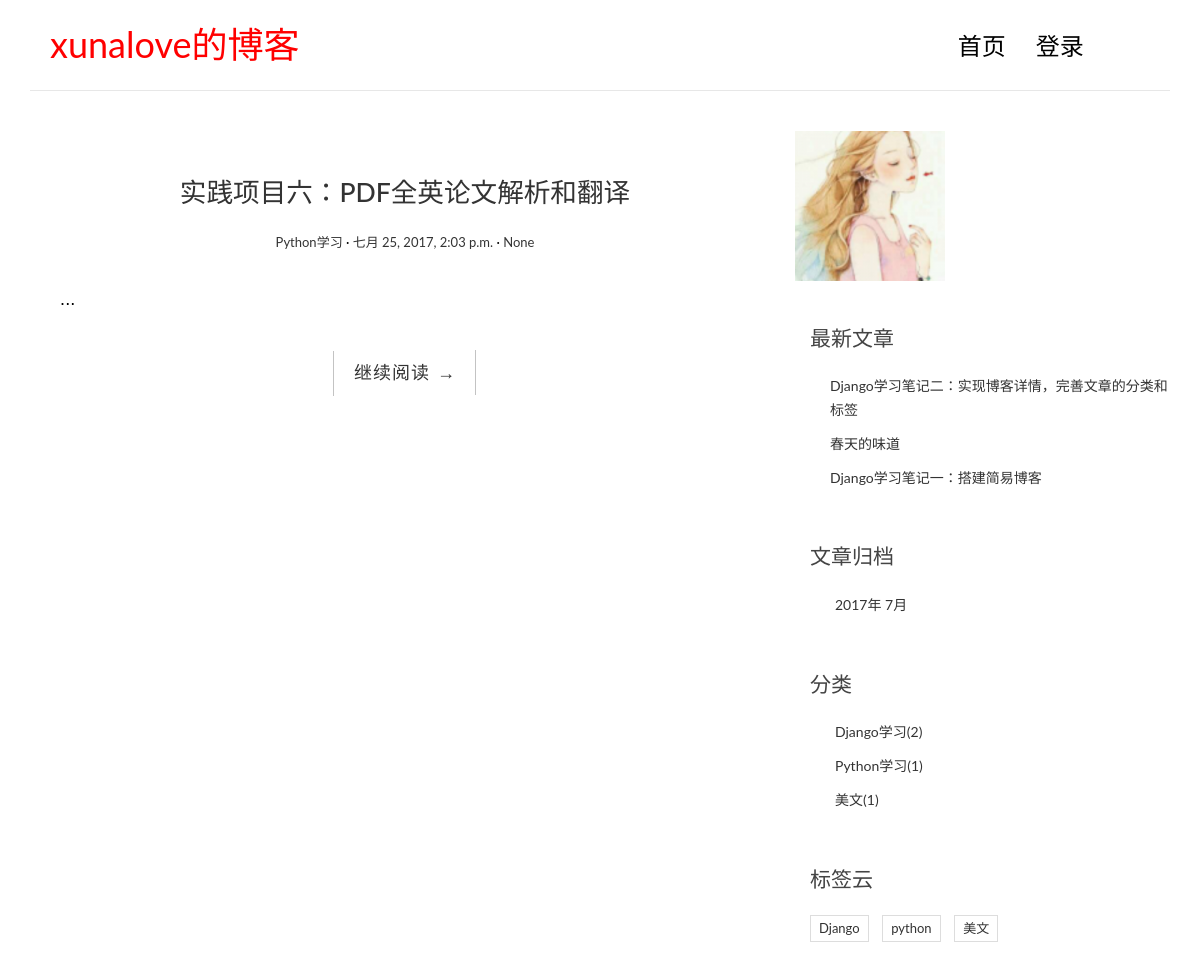
Page /category/3/ on the earlier database version.
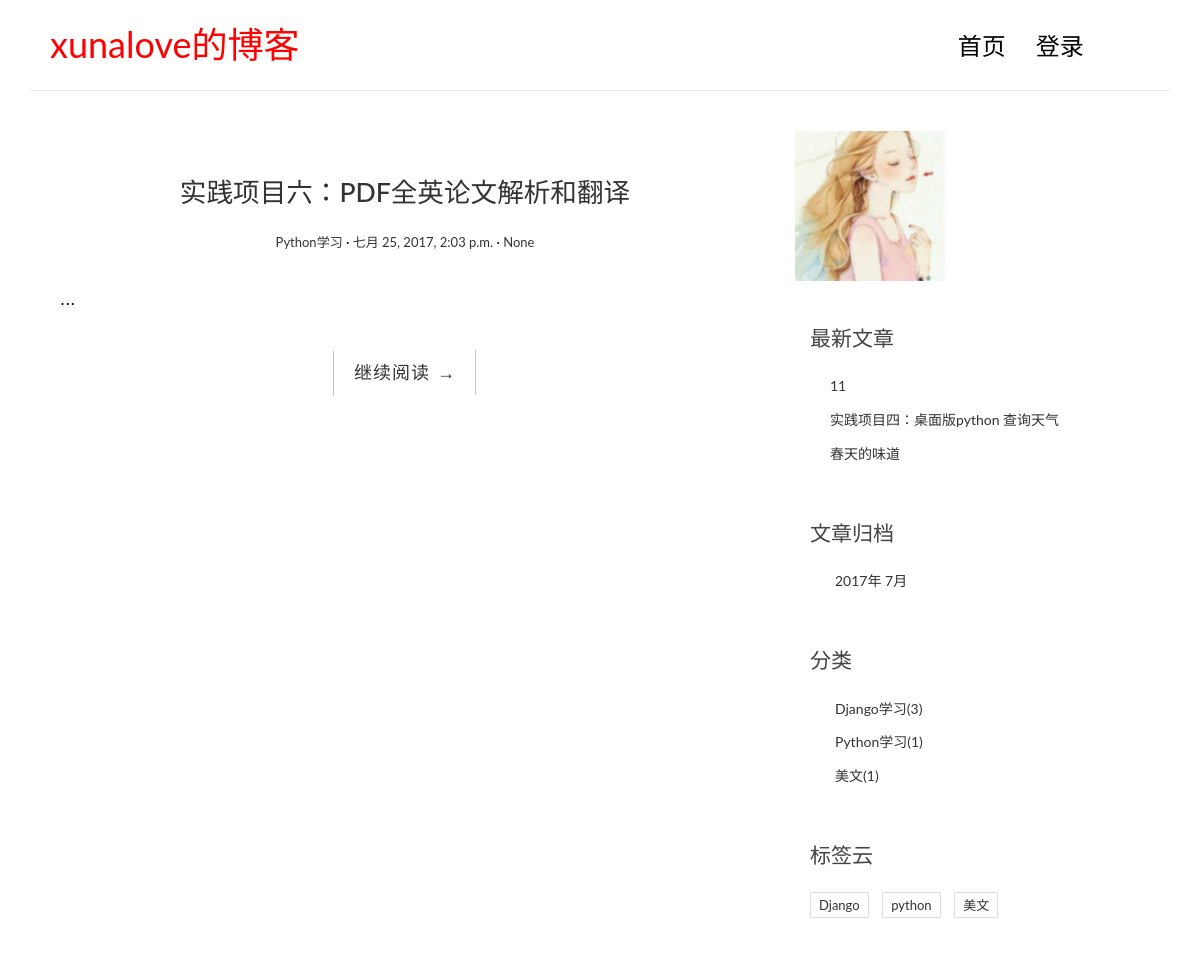
Same page on the later database version.
### blog/models.py (models this page shows, shortened)
class Article(models.Model):
    title = models.CharField(max_length=70)
    body = models.TextField()
    excerpt = models.CharField(max_length=200, blank=True)
    created_time =models.DateTimeField()
    category = models.ForeignKey(Category)
    tags = models.ManyToManyField(Tag)
    def get_absolute_url(self):
        return reverse('blog:detail', kwargs={'id':self.id})

class Category(models.Model):
    name = models.CharField(max_length=70)

class Tag(models.Model):
    name = models.CharField(max_length=100)

### blog/views.py (the view)
# urls.py: url(r'^category/(?P<id>[0-9]+)/$',views.category, name='category'),
def category(request,id):
    cate = get_object_or_404(Category,id=id)
    article_list = Article.objects.filter(category=cate).order_by('-created_time')
    return render(request, 'index.html', context={'article_list':article_list})

### blog/templatetags/blog_tags.py (called while the page is built)
@register.simple_tag
def get_recent_article(num=3):
    return Article.objects.all().order_by('-created_time')[:num]

@register.simple_tag
def archives():
    return Article.objects.dates('created_time','month',order='DESC')

@register.simple_tag
def get_categories():
    Category_list=Category.objects.annotate(num_article = Count('article'))
    return Category_list

@register.simple_tag
def get_tags():
    Tag_list=Tag.objects.annotate(num_article = Count('article'))
    return Tag_list

### templates/index.html (shortened to what this page needs)
{% load staticfiles %}
{% load blog_tags %}
<!DOCTYPE html>
<html>
<head>
    <link rel="stylesheet" href="http://code.ionicframework.com/ionicons/2.0.1/css/ionicons.min.css">
    <link rel="stylesheet" href="{% static 'blog/css/bootstrap.min.css' %}">
    <link rel="stylesheet" href="{% static 'blog/css/pace.css' %}">
    <link rel="stylesheet" href="{% static 'blog/css/custom.css' %}">
    <link rel="stylesheet" href="{% static 'blog/css/highlights/github.css' %}">
</head>
<body>
<div class="container">
    <header id="site-header">
        <div class="row">
            <div class="col-md-4 col-sm-5 col-xs-8">
                <div class="logo">
                    <h1><a href="{% url 'blog:index' %}"><b><font color="#FF0000">xunalove的博客</font></b></a></h1>
                </div>
            </div>
            <div class="col-md-8 col-sm-7 col-xs-4">
                <nav class="main-nav" role="navigation">
                    <div class="collapse navbar-collapse" id="bs-example-navbar-collapse-1">
                        <ul class="nav navbar-nav navbar-right">
                            <li class="cl-effect-11"><a href="{% url 'blog:index'%}">首页</a></li>
                            <li class="cl-effect-11"><a href="admin">登录</a></li>
                    </div>
                </nav>
            </div>
        </div>
    </header>
</div>
<div class="content-body">
    <div class="container">
        <div class="row">
            <main class="col-md-8">
                {% for post in article_list %}
                    <article class="post post-{{ post.pk }}">
                        <header class="entry-header">
                            <h1 class="entry-title">
                                <a href="single.html">{{ post.title }}</a>
                            </h1>
                            <div class="entry-meta">
                              <span class="post-category"><a href="#">{{ post.category.name }}</a></span>
                              <span class="post-date"><a href="#"><time class="entry-date"
                                                                        datetime="{{ post.created_time }}">{{ post.created_time }}</time></a></span>
                              <span class="post-tags"><a href="#">{{ post.tags.name }}</a></span>
                            </div>
                        </header>
                        <div class="entry-content clearfix">
                            <p>{{ post.excerpt }}...</p>
                            <div class="read-more cl-effect-14">
                                <a href="{{ post.get_absolute_url }}" class="more-link">继续阅读 <span class="meta-nav">→</span></a>
                            </div>
                        </div>
                    </article>
                {% empty %}
                    <div class="no-post">暂时还没有发布的文章！</div>
                {% endfor %}
            </main>
              <img src="{% static "1.jpg" %}">
            <aside class="col-md-4">
                  <div class="widget widget-recent-posts">
                      <h3 class="widget-title">最新文章</h3>
                        {% get_recent_article as recent_post_list %}
                      <ul>
                          {% for post in recent_post_list %}
                          <li>
                            <a href="{{ post.get_absolute_url }}">{{ post.title }}</a>
                          </li>
                          {% empty %}
                          暂无文章！
                          {% endfor %}
                      </ul>
                  </div>
                  <div class="widget widget-archives">
                      <h3 class="widget-title">文章归档</h3>
                      {% archives as date_list %}
                      <ul>
                        {% for date in date_list %}
                          <li>
                              <a href="{% url 'blog:archives' date.year date.month %}">{{ date.year }}年 {{ date.month }}月</a>
                          </li>
                          {% empty %}
                          暂无归档！
                          {% endfor %}
                      </ul>
                  </div>
                  <div class="widget widget-category">
                      <h3 class="widget-title">分类</h3>
                      {% get_categories as category_list %}
                      <ul>
                        {% for category in category_list %}
                          <li>
                           <a href="{% url 'blog:category' category.id %}">{{ category.name }}({{ category.num_article}})</span></a>
                          </li>
                          {% empty %}
                          暂无归档！
                          {% endfor %}
                      </ul>
                  </div>
                  <div class="widget widget-tag-cloud">
                   <h3 class="widget-title">标签云</h3>
                   {% get_tags as tag_list %}
                   <ul>
                       {% for tag in tag_list %}
                           <li>
                               <a href="{% url 'blog:tag' tag.id %}">{{ tag.name }}</a>
                           </li>
                       {% empty %}
                           暂无标签！
                       {% endfor %}
                   </ul>
                 </div>
           </aside>
      </div>
    </div>
</div>
</body>
</html>

### blog/static/blog/css/custom.css (style rules this page uses)
* { outline: none; }
h1, h2, h3, h4, h5, h6 { margin-top: 0; }
b { font-weight: 400; }
a { color: #333; }
body { color: #444; font-family: 'Lato', sans-serif; }
p { font-family: 'Ubuntu', sans-serif; font-weight: 400; word-spacing: 1px; letter-spacing: 0.01em; }
img { max-width: 100%; }
#site-header { background-color: #FFF; padding: 25px 20px; margin-bottom: 40px; border-bottom: 1px solid #e7e7e7; }
.logo h1 a { color: #000; }
.logo h1 { margin: 0; font-family: 'Lato', sans-serif; font-weight: 300; }
.main-nav { margin-top: 11px; max-width: 95%; }
.main-nav a { color: #000000 !important; padding: 0 0 5px 0 !important; margin-right: 30px; font-family: 'Lato', sans-serif; font-weight: 300; font-size: 24px; }
.cl-effect-11 a { padding: 10px 0; color: #0972b4; text-shadow: none; }
.cl-effect-11 a::before { position: absolute; top: 0; left: 0; overflow: hidden; padding: 0 0 5px 0 !important; max-width: 0; border-bottom: 1px solid #000; color: #000; content: attr(data-hover); white-space: nowrap; -webkit-transition: max-width 0.5s; -moz-transition: max-width 0.5s; transition: max-width 0.5s; }
.content-body { padding-bottom: 4em; }
.post { background: #fff; padding: 30px 30px 0; }
.entry-title { text-align: center; font-size: 1.9em; margin-bottom: 20px; line-height: 1.6; padding: 10px 20px 0; }
.entry-meta { text-align: center; color: #DDDDDD; font-size: 13px; margin-bottom: 30px; }
.entry-content { font-size: 18px; line-height: 1.9; font-weight: 300; color: #000; }
.post-category::after, .post-date::after, .post-author::after, .comments-link::after { content: ' ·'; color: #000; }
.read-more { font-family: 'Ubuntu', sans-serif; font-weight: 400; word-spacing: 1px; letter-spacing: 0.01em; text-align: center; margin-top: 20px; }
.cl-effect-14 a { padding: 0 20px; height: 45px; line-height: 45px; position: relative; display: inline-block; margin: 15px 25px; letter-spacing: 1px; font-weight: 400; text-shadow: 0 0 1px rgba(255, 255, 255, 0.3); }
.cl-effect-14 a::before, .cl-effect-14 a::after { position: absolute; width: 45px; height: 1px; background: #C3C3C3; content: ''; -webkit-transition: all 0.3s; -moz-transition: all 0.3s; transition: all 0.3s; pointer-events: none; }
.cl-effect-14 a::before { top: 0; left: 0; -webkit-transform: rotate(90deg); -moz-transform: rotate(90deg); transform: rotate(90deg); -webkit-transform-origin: 0 0; -moz-transform-origin: 0 0; transform-origin: 0 0; }
.cl-effect-14 a::after { right: 0; bottom: 0; -webkit-transform: rotate(90deg); -moz-transform: rotate(90deg); transform: rotate(90deg); -webkit-transform-origin: 100% 0; -moz-transform-origin: 100% 0; transform-origin: 100% 0; }
.widget { background: #fff; padding: 30px 0 0; }
.widget-title { font-size: 1.5em; margin-bottom: 20px; line-height: 1.6; padding: 10px 0 0; font-weight: 400; }
.widget-recent-posts ul { padding: 0; margin: 0; padding-left: 20px; }
.widget-recent-posts ul li { list-style-type: none; position: relative; line-height: 170%; margin-bottom: 10px; }
.widget-recent-posts ul li::before { content: '\f3d3'; font-family: "Ionicons"; position: absolute; left: -17px; top: 3px; font-size: 16px; color: #000; }
.widget-archives ul { padding: 0; margin: 0; padding-left: 25px; }
.widget-archives ul li { list-style-type: none; position: relative; line-height: 170%; margin-bottom: 10px; }
.widget-archives ul li::before { content: '\f3f3'; font-family: "Ionicons"; position: absolute; left: -25px; top: 1px; font-size: 16px; color: #000; }
.widget-category ul { padding: 0; margin: 0; padding-left: 25px; }
.widget-category ul li { list-style-type: none; position: relative; line-height: 170%; margin-bottom: 10px; }
.widget-category ul li::before { content: '\f3fe'; font-family: "Ionicons"; position: absolute; left: -25px; top: 1px; font-size: 18px; color: #000; }
.widget-tag-cloud ul { padding: 0; margin: 0; margin-right: -10px; }
.widget-tag-cloud ul li { list-style-type: none; font-size: 13px; display: inline-block; margin-right: 10px; margin-bottom: 10px; padding: 3px 8px; border: 1px solid #ddd; }

Differences in the rows shown:
no longer on this page (row unchanged): Article: title "Django学习笔记一：搭建简易博客", shown under "最新文章"
added Article: title "11", shown under "最新文章"
changed Article: title "Django学习笔记二：实现博客详情，完善文章的分类和标签" → "实践项目四：桌面版python 查询天气"
computed for Category "Django学习": num_article "2" → "3"
